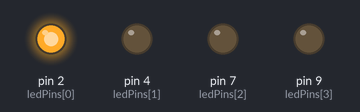
The sketch below on a simulated Arduino Uno, built with avr-gcc and run on an emulated ATmega328P. Shown: output pins drawn as LEDs (lit = HIGH).

Above: at 0.2 s.
At 1.2 s:
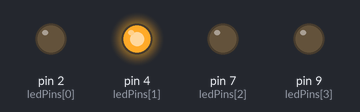
At 2.2 s:
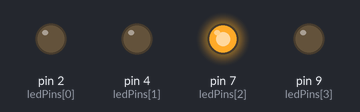
At 3.2 s:
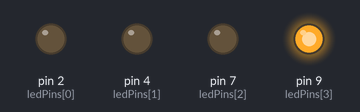
At 4.7 s:
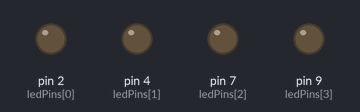
Timing chart, 0 to 5.2 s (numbered marks = the images above):
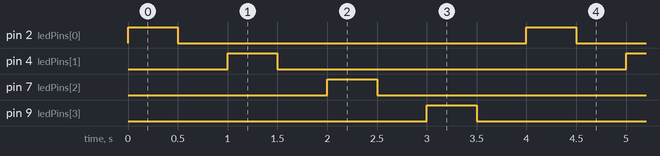

Measured:
- by itself, pin 2 (ledPins[0]), pin 4 (ledPins[1]), pin 7 (ledPins[2]), pin 9 (ledPins[3]): alternates HIGH for 0.50 s and LOW for 3.5 s
- by itself, everything shown: repeats every 4.0 s, in 8 steps

The sketch:

sketch_sep6b.ino
```cpp
// LED 핀 번호 설정
const int ledPins[] = {2, 4, 7, 9}; // 2, 4, 7, 9번 핀에 연결된 LED
const int ledCount = 4; // LED 개수

void setup() {
  // 모든 LED 핀을 출력 모드로 설정
  for(int i = 0; i < ledCount; i++) {
    pinMode(ledPins[i], OUTPUT);
  }
}

void loop() {
  // 각 LED를 순차적으로 켜고 0.5초 후 끔
  for(int i = 0; i < ledCount; i++) {
    digitalWrite(ledPins[i], HIGH);  // LED 켜기
    delay(500);                      // 0.5초 대기
    digitalWrite(ledPins[i], LOW);   // LED 끄기
    delay(500);                      // 0.5초 대기
  }
}
```
